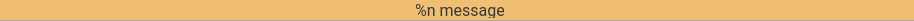
<?xml version="1.0" encoding="UTF-8"?>
<ui version="4.0">
 <class>WarningRibbon</class>
 <widget class="QWidget" name="WarningRibbon">
  <property name="geometry">
   <rect>
    <x>0</x>
    <y>0</y>
    <width>914</width>
    <height>21</height>
   </rect>
  </property>
  <property name="minimumSize">
   <size>
    <width>914</width>
    <height>21</height>
   </size>
  </property>
  <property name="maximumSize">
   <size>
    <width>16777215</width>
    <height>21</height>
   </size>
  </property>
  <property name="windowTitle">
   <string>Form</string>
  </property>
  <property name="styleSheet">
   <string notr="true">padding: 0px 0px 0px 6px;
border: solid #B5AA92;
border-width: 0px 0px 1px 0px;
background-color: #F0BF72;
color: #353739;</string>
  </property>
  <layout class="QHBoxLayout" name="horizontalLayout">
   <property name="spacing">
    <number>0</number>
   </property>
   <property name="leftMargin">
    <number>0</number>
   </property>
   <property name="topMargin">
    <number>0</number>
   </property>
   <property name="rightMargin">
    <number>0</number>
   </property>
   <property name="bottomMargin">
    <number>1</number>
   </property>
   <item>
    <spacer name="horizontalSpacer">
     <property name="orientation">
      <enum>Qt::Horizontal</enum>
     </property>
     <property name="sizeHint" stdset="0">
      <size>
       <width>40</width>
       <height>20</height>
      </size>
     </property>
    </spacer>
   </item>
   <item>
    <widget class="QWidget" name="leftImage" native="true">
     <property name="minimumSize">
      <size>
       <width>20</width>
       <height>20</height>
      </size>
     </property>
     <property name="maximumSize">
      <size>
       <width>20</width>
       <height>20</height>
      </size>
     </property>
     <property name="styleSheet">
      <string notr="true">border: none; background-image: url(:/images/icon_ribbon_down.svg);</string>
     </property>
    </widget>
   </item>
   <item>
    <widget class="QLabel" name="details">
     <property name="sizePolicy">
      <sizepolicy hsizetype="MinimumExpanding" vsizetype="Fixed">
       <horstretch>0</horstretch>
       <verstretch>0</verstretch>
      </sizepolicy>
     </property>
     <property name="minimumSize">
      <size>
       <width>50</width>
       <height>16</height>
      </size>
     </property>
     <property name="maximumSize">
      <size>
       <width>100</width>
       <height>16</height>
      </size>
     </property>
     <property name="font">
      <font>
       <family>Roboto</family>
       <pointsize>12</pointsize>
       <underline>false</underline>
       <strikeout>false</strikeout>
      </font>
     </property>
     <property name="styleSheet">
      <string notr="true">color:#353739; border: none; background-color: #F0BF72;</string>
     </property>
     <property name="text">
      <string>%n message</string>
     </property>
     <property name="alignment">
      <set>Qt::AlignCenter</set>
     </property>
     <property name="wordWrap">
      <bool>true</bool>
     </property>
    </widget>
   </item>
   <item>
    <widget class="QWidget" name="rightImage" native="true">
     <property name="minimumSize">
      <size>
       <width>20</width>
       <height>20</height>
      </size>
     </property>
     <property name="styleSheet">
      <string notr="true">border: none; background-image: url(:/images/icon_ribbon_down.svg);</string>
     </property>
    </widget>
   </item>
   <item>
    <spacer name="horizontalSpacer_2">
     <property name="orientation">
      <enum>Qt::Horizontal</enum>
     </property>
     <property name="sizeHint" stdset="0">
      <size>
       <width>40</width>
       <height>20</height>
      </size>
     </property>
    </spacer>
   </item>
  </layout>
 </widget>
 <resources/>
 <connections/>
</ui>
